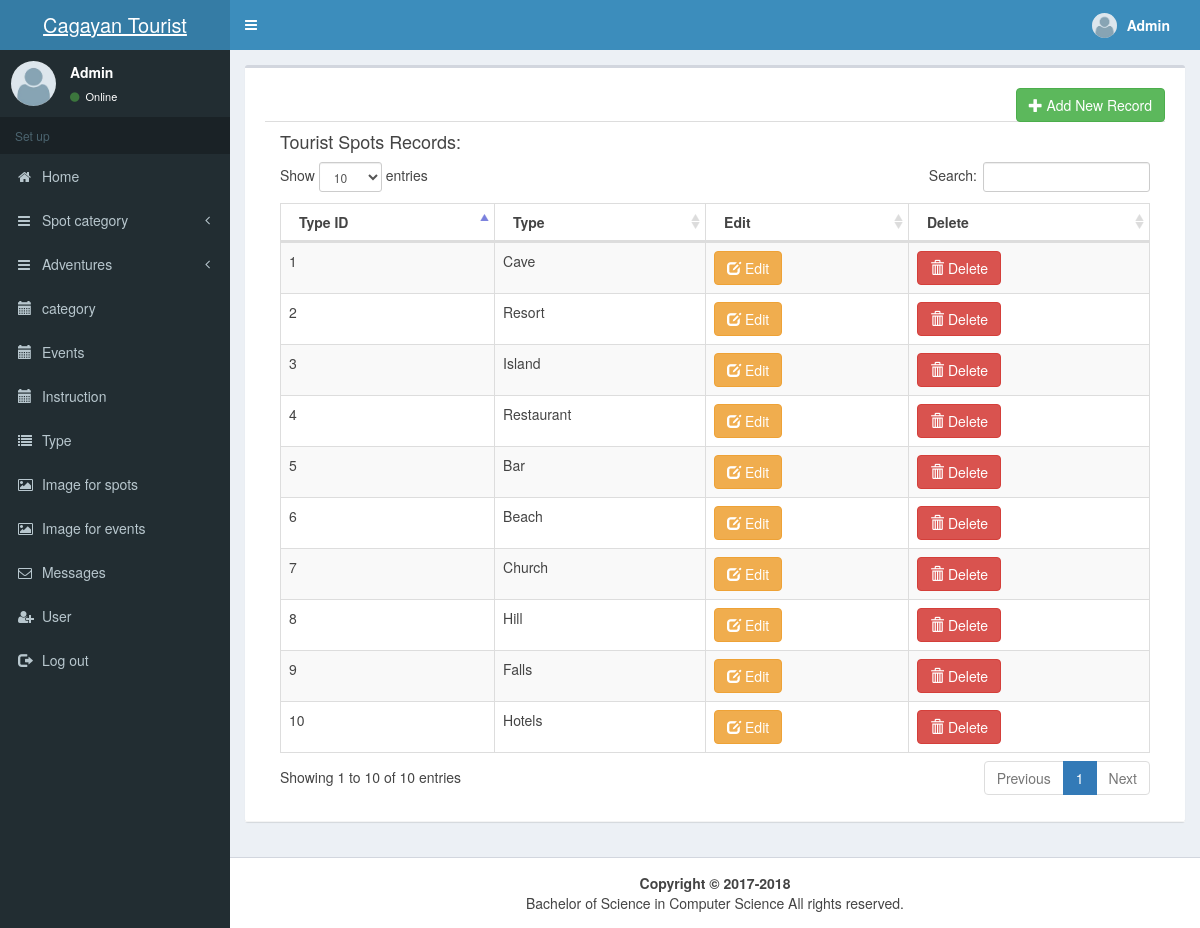
Screenshot of /type.php (signed in) with the database file from the repository.
### tables this page shows
CREATE TABLE `types` (
  `type_id` int(11) NOT NULL,
  `type` varchar(255) NOT NULL
);

### type.php (the view, shortened to what this page needs)
<!DOCTYPE html>
<html>
<head>
  <link rel="stylesheet" href="bower_components/bootstrap/dist/css/bootstrap.min.css">
  <link rel="stylesheet" href="bower_components/font-awesome/css/font-awesome.min.css">
  <link rel="stylesheet" href="bower_components/Ionicons/css/ionicons.min.css">
  <link rel="stylesheet" href="dist/css/AdminLTE.min.css">
  <link rel="stylesheet" href="dist/css/skins/_all-skins.min.css">
 </head>
<body class="hold-transition skin-blue sidebar-mini">
<div class="wrapper">
  <header class="main-header">
    <a class="logo">
      <span class="logo-lg">Cagayan Tourist</span>
    </a>
    <nav class="navbar navbar-static-top">
      <a href="#" class="sidebar-toggle" data-toggle="push-menu" role="button">
      </a>
      <div class="navbar-custom-menu ">
        <ul class="nav navbar-nav">
          <li class="dropdown user user-menu">
            <a href="#" class="dropdown-toggle" data-toggle="dropdown">
              <img src="images/user.jpeg" class="user-image" alt="User Image">
              <span class="hidden-xs" style="margin-right: 15px"><strong><?php echo $_SESSION['user']['username']; ?></strong></span>
            </a>
          </li>
        </ul>
      </div>
    </nav>
  </header>
  <aside class="main-sidebar">
    <section class="sidebar">
      <div class="user-panel">
        <div class="pull-left image">
          <img src="images/user.jpeg" class="img-circle" alt="User Image">
        </div>
        <div class="pull-left info">
          <p><?php echo $_SESSION['user']['username']; ?></p>
          <a href="#"><i class="fa fa-circle text-success"></i> Online</a>
        </div>
      </div>
      <ul class="sidebar-menu" data-widget="tree">
        <li class="header">Set up</li>
          <li>
          <a href="admin.php">
            <i class="fa fa-home"></i> <span>Home</span>
          </a>
        </li>
        <li class="treeview">
          <a href="#">
            <i class="fa fa-bars"></i>
            <span>Spot category</span>
            <span class="pull-right-container">
               <i class="fa fa-angle-left pull-right"></i>
            </span>
          </a>
        </li>
         <li class="treeview">
          <a href="#">
            <i class="fa fa-bars"></i>
            <span>Adventures</span>
            <span class="pull-right-container">
               <i class="fa fa-angle-left pull-right"></i>
            </span>
          </a>
        </li>
        <li>
          <a href="category.php">
            <i class="glyphicon glyphicon-calendar"></i> <span>category</span>
          </a>
        </li>
          <li>
          <a href="event.php">
            <i class="glyphicon glyphicon-calendar"></i> <span>Events</span>
          </a>
        </li>
        <li>
          <a href="howTo.php">
            <i class="glyphicon glyphicon-calendar"></i> <span>Instruction</span>
          </a>
        </li>
        <li>
          <a href="type.php">
            <i class="fa fa-list"></i> <span>Type</span>
          </a>
        </li>
        <li>
          <a href="multiple.php">
            <i class="fa fa-image"></i> <span>Image for spots</span>
          </a>
        </li>
           <li>
          <a href="event_multiple.php">
            <i class="fa fa-image"></i> <span>Image for events</span>
          </a>
        </li>
         <li>
          <a href="message.php">
            <i class="fa fa-envelope-o"></i> <span>Messages</span>
          </a>
        </li>
          <li>
          <a href="log_in/create_user.php">
           <i class="fa fa-user-plus"></i> <span>User</span>
          </a>
        </li>
         <li>
          <a href="signout.php">
            <i class="glyphicon glyphicon-log-out"> </i> <span>Log out</span>
          </a>
        </li>
        </ul>
    </section>
  </aside>
  <div class="content-wrapper">
    <section class="content">
       <div class="row">
        <div class="col-md-12">
          <div class="box">
            <div class="box-header with-border">
            <div class="box-body">
              <div class="row">
                <div class="col-md-12">
                  <div class="chart">
                   <div style=" height:auto;" >
                     <div class="tab-pane fade in active" id="">
                       <div class="card-header">
                                    <ul class="nav nav-tabs card-header-tabs" style="width: 100%;">
                                        <li class="pull-right">
                                          <span><a href="#add_type" data-toggle="modal" class="btn btn-success"><span class="glyphicon glyphicon-plus"></span> Add New Record</a></span>
                                        </li>
                                    </ul>
                                  </div>
                                 <div class="col-md-12">
                                        <h4>Tourist Spots Records:</h4>
                                        <div class="table-responsive">
                                        <div class="records_project" >
                                           <table id="spot_data"   class="table table-striped table-bordered "  style="overflow:hidden; width: 100%;" >
                                            <thead>
                                            <tr>
                                            <th>Type ID</th>
                                            <th>Type</th>
                                            <th>Edit</th>
                                            <th>Delete</th>
                                            </tr>
                                            </thead>
                                           <tbody>
                                            <?php
                                              include('config.php');
                                              $sql="select * from types";
                                              $query=mysqli_query($dbconnect,$sql);
                                              while($row=mysqli_fetch_array($query)){
                                                ?>
                                                <tr>
                                                  <td><?php echo $row['type_id']; ?></td>
                                                  <td><?php echo $row['type']; ?></td>
                                                   <td>
                                                   <a href="#edit_Type<?php echo $row['type_id']; ?>" data-toggle="modal" class="btn btn-warning"><span class="glyphicon glyphicon-edit"></span> Edit</a>
                                                   <?php include('edit/edit_type_button.php'); ?>
                                                  </td>
                                                   <td>
                                                    <a href="#del<?php echo $row['type_id']; ?>" data-toggle="modal" class="btn btn-danger"><span class="glyphicon glyphicon-trash"></span> Delete</a>
                                                    <?php include('edit/edit_type_button.php')  ?>
                                                  </td>
                                                </tr>
                                                <?php
                                              }
                                            ?>
                                           </tbody>
                                         </table>
                                        </div>
                                          <?php include('add/add_type.php'); ?>
                                      </div>
                                </div>
                     </div>
                   </div>
                  </div>
                </div>
              </div>
            </div>
          </div>
        </div>
      </div>
              <link href="bootstrap-3.3.5-dist/datatables-plugins/dataTables.bootstrap.css" rel="stylesheet">
              <link href="bootstrap-3.3.5-dist/font-awesome/css/font-awesome.min.css" rel="stylesheet" type="text/css">
    </section>
  </div>
  <footer class="main-footer">
  <center><strong>Copyright &copy; 2017-2018</strong><br>  Bachelor of Science in Computer Science All rights
    reserved.</center>
  </footer>
      </div>
</body>
</html>

### edit/edit_type_button.php (shortened to what this page needs)
<!DOCTYPE html>
<html>
<head>
</head>
<body>
                    <?php
                        $del=mysqli_query($dbconnect,"select * from types where type_id='".$row['type_id']."'");
                    ?>
                    <?php
                        $edit=mysqli_query($dbconnect,"select * from types where type_id='".$row['type_id']."'");
                    ?>
</body>
</html>

### add/add_type.php (shortened to what this page needs)
<!DOCTYPE html>
<html>
<head>
  <link rel="stylesheet" href="https://maxcdn.bootstrapcdn.com/bootstrap/3.3.7/css/bootstrap.min.css">
</head>
<body>
</body>
</html>

### type.php (style rules this page uses)
img { float: left; margin:1px; width: 120px; height: 45px; }

### add/add_type.php (style rules this page uses)
.navbar { margin-bottom: 0; border-radius: 0; }
footer { background-color: #f2f2f2; padding: 25px; }
img { float: left; margin: 1px; width: 120px; height: 45px; }

### rows the page displays
types: type_id "1", type "Cave"
types: type_id "2", type "Resort"
types: type_id "3", type "Island"
types: type_id "4", type "Restaurant"
types: type_id "5", type "Bar"
types: type_id "6", type "Beach"
types: type_id "7", type "Church"
types: type_id "8", type "Hill"
types: type_id "9", type "Falls"
types: type_id "10", type "Hotels"

### other values shown
$_SESSION['user']['username'] "Admin"
